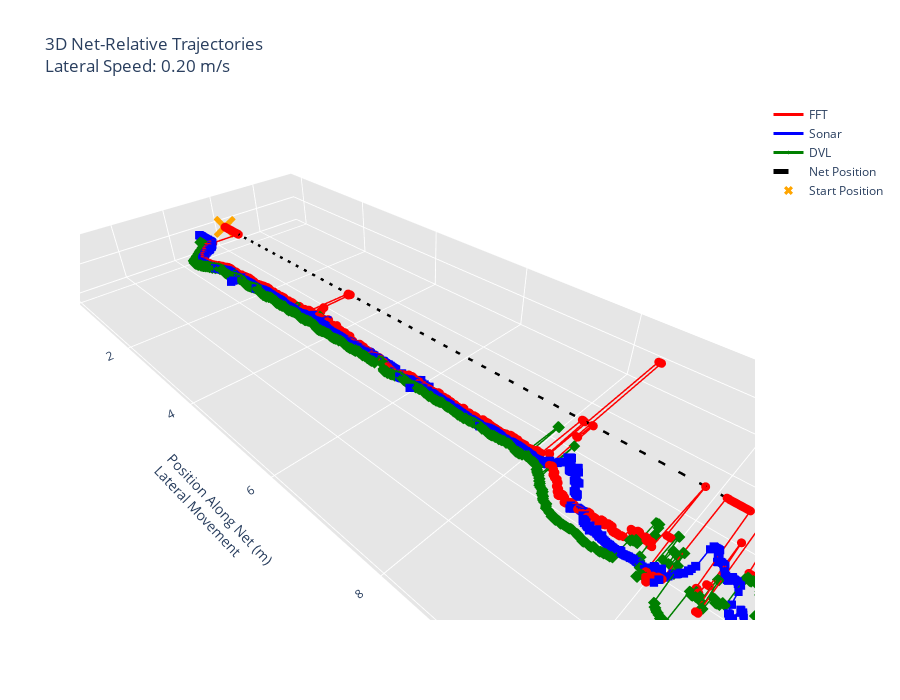
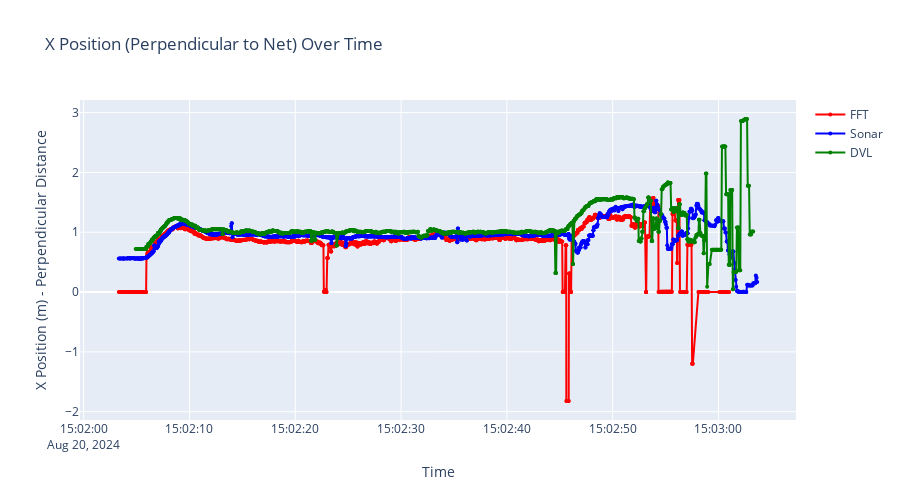
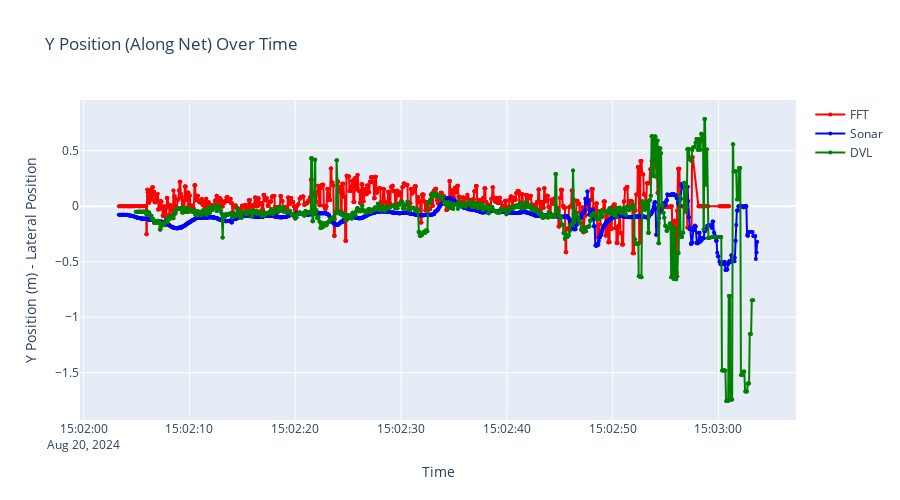

The notebook cell saved with these charts, in order:
### Markdown cell above
## 7. Net-Relative XY Position Plots

Visualize the robot's trajectory relative to the net plane in XY coordinates from all systems.

### Code cell
# Display XY position plots
if three_sync_df is not None and not three_sync_df.empty and visualizer is not None:
    # Configure lateral speed (robot moving along net)
    LATERAL_SPEED_M_S = 0.2  # meters per second (adjust based on actual speed)
    
    # Generate and save all XY plots
    xy_plot_results = generate_and_save_xy_plots(
        three_sync_df, 
        visualizer, 
        TARGET_BAG, 
        PLOTS_DIR, 
        lateral_speed_m_s=LATERAL_SPEED_M_S
    )
else:
    print("✗ No synchronized data or visualizer available for XY plots")

### Figure 1 — Plotly figure (JSON) as saved in the notebook; plotly's stock layout.template omitted (floating-point values rounded to 4 significant figures; data arrays with more than 128 entries replaced by an {"elided": "..."} marker saying what was removed)
{"data": [{"line": {"color": "red", "width": 3}, "marker": {"color": "red", "size": 3, "symbol": "circle"}, "mode": "lines+markers", "name": "FFT", "type": "scatter3d", "x": {"elided": "1769 float values"}, "y": {"elided": "1769 float values"}, "z": {"elided": "1769 int values"}}, {"line": {"color": "blue", "width": 3}, "marker": {"color": "blue", "size": 3, "symbol": "square"}, "mode": "lines+markers", "name": "Sonar", "type": "scatter3d", "x": {"elided": "1851 float values"}, "y": {"elided": "1851 float values"}, "z": {"elided": "1851 int values"}}, {"line": {"color": "green", "width": 3}, "marker": {"color": "green", "size": 3, "symbol": "diamond"}, "mode": "lines+markers", "name": "DVL", "type": "scatter3d", "x": {"elided": "1813 float values"}, "y": {"elided": "1813 float values"}, "z": {"elided": "1813 int values"}}, {"line": {"color": "black", "dash": "dash", "width": 5}, "mode": "lines", "name": "Net Position", "type": "scatter3d", "x": [0, 0], "y": [0, 12.07], "z": [0, 0]}, {"marker": {"color": "orange", "size": 8, "symbol": "x"}, "mode": "markers", "name": "Start Position", "type": "scatter3d", "x": [2.363e-06], "y": [0], "z": [0]}], "layout": {"height": 700, "hovermode": "closest", "scene": {"aspectmode": "data", "xaxis": {"backgroundcolor": "rgb(230, 230,230)", "title": {"text": "Distance to Net (m)<br>Perpendicular"}}, "yaxis": {"backgroundcolor": "rgb(230, 230,230)", "title": {"text": "Position Along Net (m)<br>Lateral Movement"}}, "zaxis": {"backgroundcolor": "rgb(230, 230,230)", "title": {"text": "Height (m)"}}}, "showlegend": true, "title": {"text": "3D Net-Relative Trajectories<br>Lateral Speed: 0.20 m/s"}, "width": 900}}

### Figure 2 — Plotly figure (JSON) as saved in the notebook; plotly's stock layout.template omitted (floating-point values rounded to 4 significant figures; data arrays with more than 128 entries replaced by an {"elided": "..."} marker saying what was removed)
{"data": [{"line": {"color": "red", "width": 2}, "marker": {"size": 4}, "mode": "lines+markers", "name": "FFT", "type": "scatter", "x": {"elided": "1769 str values"}, "y": {"elided": "1769 float values"}}, {"line": {"color": "blue", "width": 2}, "marker": {"size": 4}, "mode": "lines+markers", "name": "Sonar", "type": "scatter", "x": {"elided": "1851 str values"}, "y": {"elided": "1851 float values"}}, {"line": {"color": "green", "width": 2}, "marker": {"size": 4}, "mode": "lines+markers", "name": "DVL", "type": "scatter", "x": {"elided": "1813 str values"}, "y": {"elided": "1813 float values"}}], "layout": {"height": 500, "hovermode": "closest", "showlegend": true, "title": {"text": "X Position (Perpendicular to Net) Over Time"}, "xaxis": {"title": {"text": "Time"}}, "yaxis": {"title": {"text": "X Position (m) - Perpendicular Distance"}}}}

### Figure 3 — Plotly figure (JSON) as saved in the notebook; plotly's stock layout.template omitted (floating-point values rounded to 4 significant figures; data arrays with more than 128 entries replaced by an {"elided": "..."} marker saying what was removed)
{"data": [{"line": {"color": "red", "width": 2}, "marker": {"size": 4}, "mode": "lines+markers", "name": "FFT", "type": "scatter", "x": {"elided": "1769 str values"}, "y": {"elided": "1769 float values"}}, {"line": {"color": "blue", "width": 2}, "marker": {"size": 4}, "mode": "lines+markers", "name": "Sonar", "type": "scatter", "x": {"elided": "1851 str values"}, "y": {"elided": "1851 float values"}}, {"line": {"color": "green", "width": 2}, "marker": {"size": 4}, "mode": "lines+markers", "name": "DVL", "type": "scatter", "x": {"elided": "1813 str values"}, "y": {"elided": "1813 float values"}}], "layout": {"height": 500, "hovermode": "closest", "showlegend": true, "title": {"text": "Y Position (Along Net) Over Time"}, "xaxis": {"title": {"text": "Time"}}, "yaxis": {"title": {"text": "Y Position (m) - Lateral Position"}}}}
